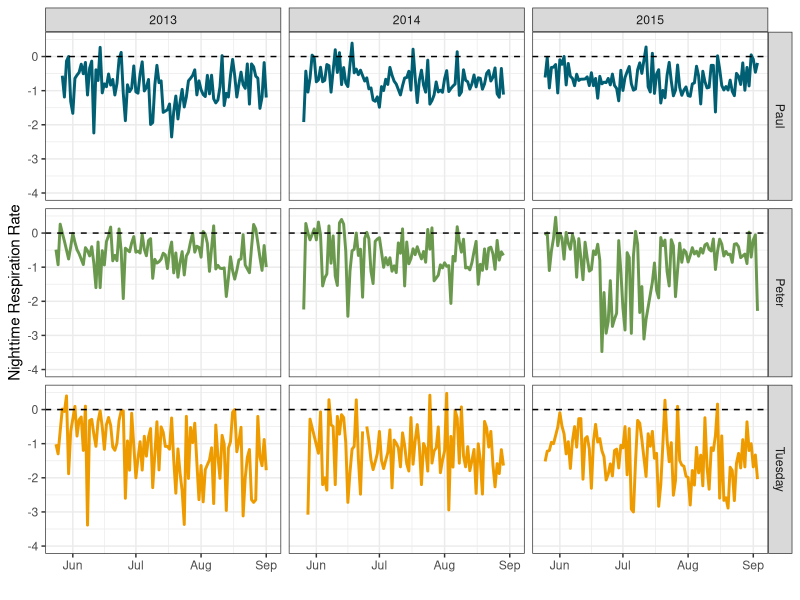
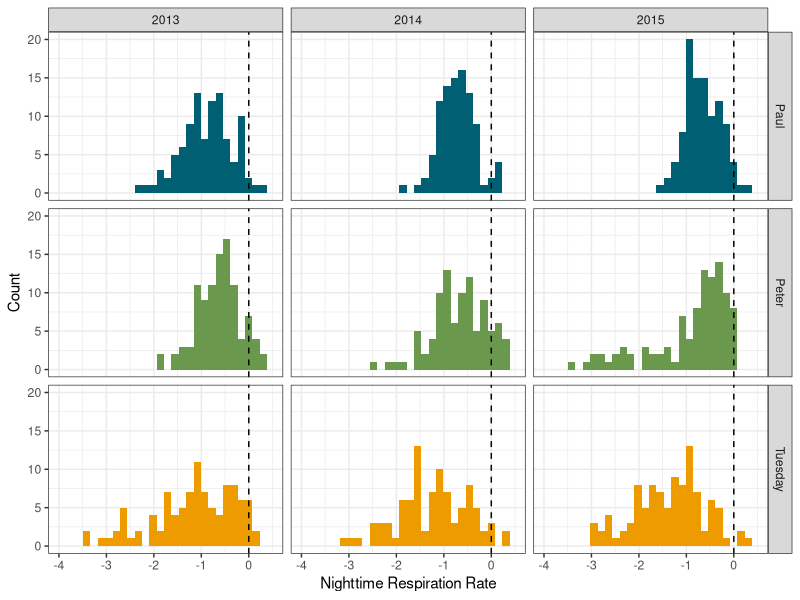

These figures' R source, in order:
library(tidyverse)
cascade_resp = read_csv("data/sonde/Respiration_Data_Final_v2.csv") %>%
  mutate(sampledate = mdy(date), 
         month_day = as.Date(paste0("2000-",month(sampledate), 
                                    "-", day(sampledate))),
         lake = case_when(lake == "L" ~ "Paul",
                          lake == "R" ~ "Peter",
                          lake == "T" ~ "Tuesday"))

ggplot(cascade_resp, 
       aes(x = month_day, y = resp, color = lake)) + 
  geom_line(linewidth = 1) +
  facet_grid(lake~year) + 
  ylim (-4, 0.5) +
  # scale_y_continuous(transform = "log10") +
  theme_bw() + theme(legend.position = 'none') +
  geom_hline(yintercept = 0, linetype = 'dashed') + 
  labs(x = "", y = "Nighttime Respiration Rate") + 
  scale_color_manual(values = c("#005f73", "#6a994e", "#ee9b00")) 


ggplot(cascade_resp, 
       aes(x = resp, fill = lake)) + 
  geom_histogram(stat = "bin") +
  facet_grid(lake~year) + 
  xlim (-4, 0.5) +
  # scale_y_continuous(transform = "log10") +
  theme_bw() + theme(legend.position = 'none') +
  geom_vline(xintercept = 0, linetype = 'dashed') +
  labs(y = "Count", x = "Nighttime Respiration Rate") +   
  scale_fill_manual(values = c("#005f73", "#6a994e", "#ee9b00")) 
